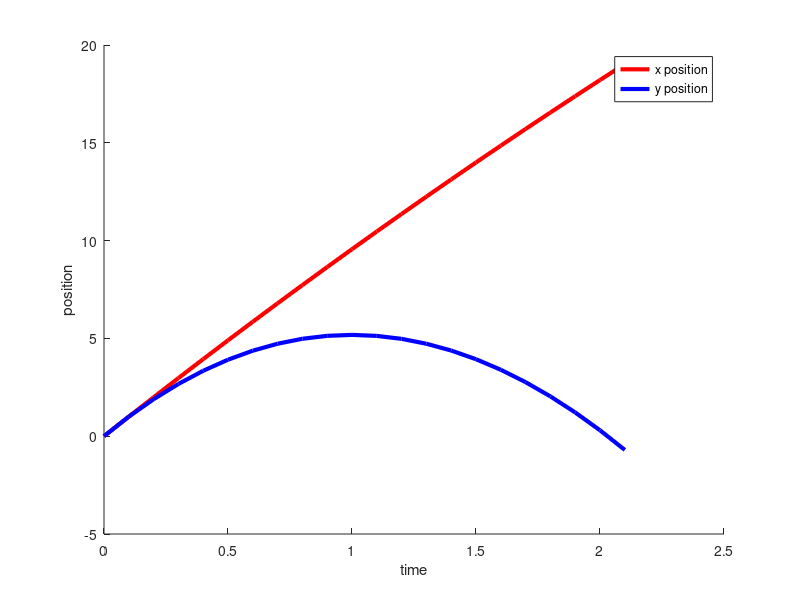

Write MATLAB code to recreate this figure.
function p5

clear all;
close all;
hold on;
% axis([0, inf, 0, inf])

% Numerical solution initialized by the given initial values.
y1 = [[0; 0]];		% y1 = y
y2 = [[10; 10]];	% y2 = y'

dy2 = @(t, y2) [0; -10] - (0.1 .* y2);	
h = 0.1;	% Constant step size.
_t = [0];	% List of time steps for plotting.

% Row 2 is the y component, while y1 is the solution to our position function.
% While our y position is above ground...
do
	% Get the current time step.
	t = _t(length(_t));

	% Previous elements we are stepping off from.
	prev_y2 = y2(:, length( y2(2,:) ));
	prev_y1 = y1(:, length( y1(2,:) ));

	% Step the simulation.
	y1 = [y1, prev_y1 + h .* prev_y2];
	y2 = [y2, prev_y2 + h .* dy2(t, prev_y2)];

	% Step our method forward.
	_t = [_t, t+h];
until y1(2, length(y1(1,:))) <= 0

% Plot horizontal and vertical position with respect to to time.
xlabel('time');
ylabel('position');
xplot = plot(_t, y1(1,:), 'LineWidth', 3, 'r');
yplot = plot(_t, y1(2,:), 'LineWidth', 3, 'b');
legend('x position', 'y position');

% Plot horizontal against vertical position.
% xlabel('xpos');
% ylabel('ypos');
% plot(y1(1,:), y1(2,:), 'LineWidth', 3, 'b');

end
